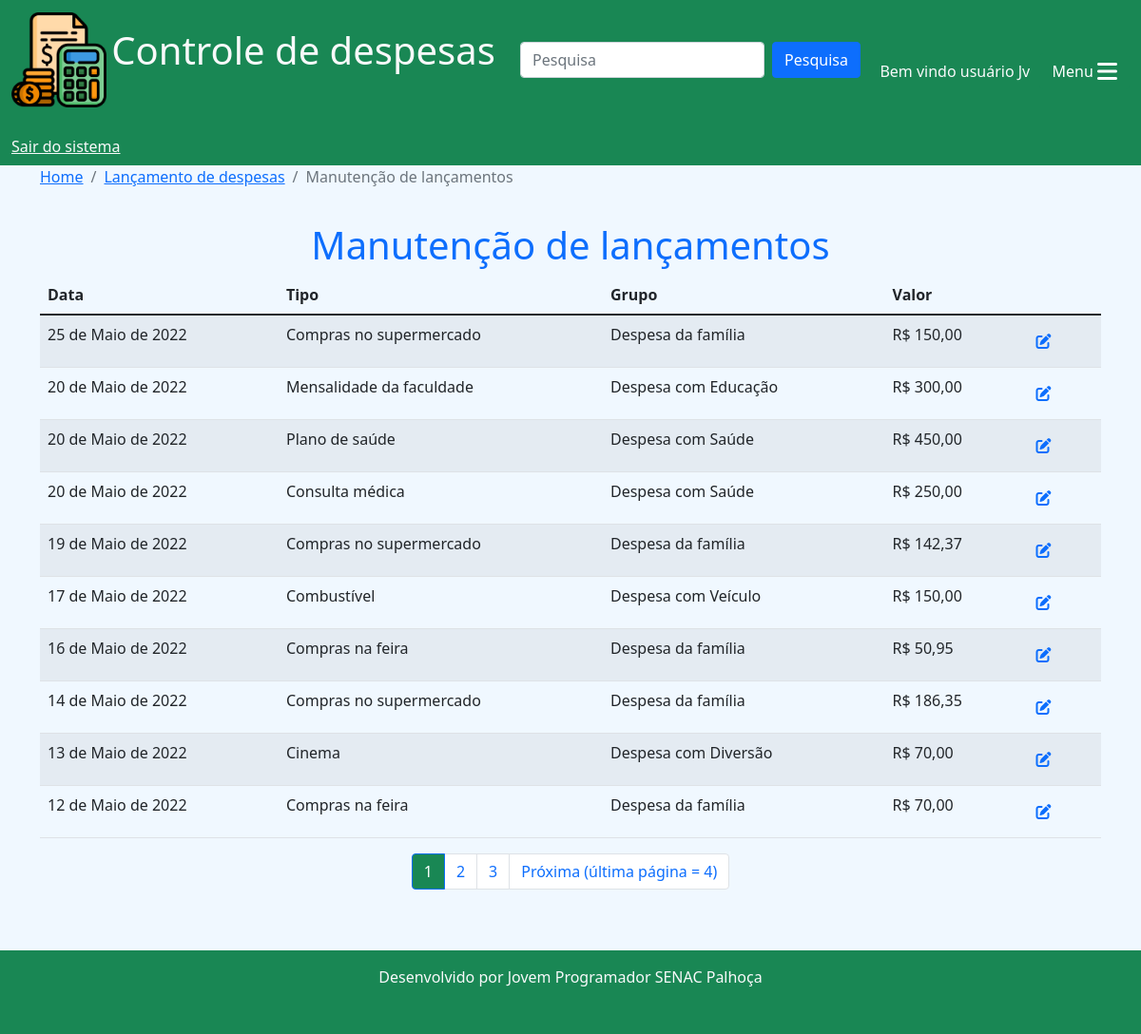
Before: /despesas/manut_despesas/ (signed in) with the older database file.
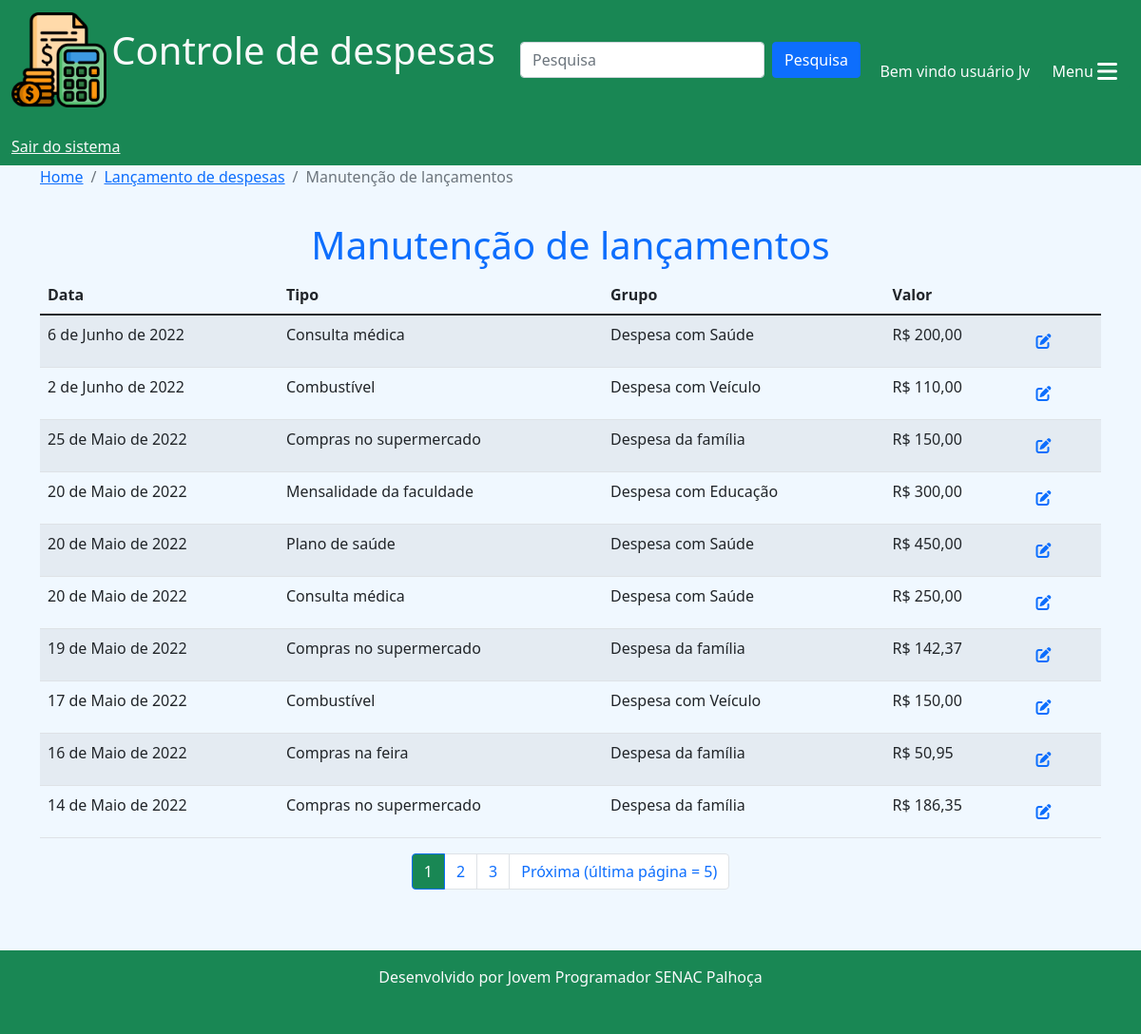
After: the same page with the newer database file.
### despesas/models.py (models this page shows, shortened)
class Despesa(models.Model):
    despesa = models.TextField(blank=True, null=True)
    data = models.DateField()
    usuario = models.ForeignKey(User, on_delete=models.CASCADE)
    tipo = models.ForeignKey(TipoDespesa, on_delete=models.DO_NOTHING)
    fpag = models.ForeignKey(FormaPagamento, on_delete=models.DO_NOTHING)
    valor = models.DecimalField(max_digits=10, decimal_places=2)
    class Meta:
        verbose_name = 'Despesa'
        verbose_name_plural = 'Despesas'

### cadastros/models.py (models this page shows)
class TipoDespesa(models.Model):
    tipo = models.CharField(max_length=80)
    padrao = models.BooleanField(default=False)
    usuario = models.ForeignKey(User, on_delete=models.CASCADE, blank=True, null=True)
    grupo = models.ForeignKey(GrupoDespesa, on_delete=models.CASCADE)
    ativo = models.BooleanField(default=True)
    class Meta:
        verbose_name = 'Tipo de despesa'
        verbose_name_plural = 'Tipos de despesa'
    def __str__(self):
        return self.tipo

class GrupoDespesa(models.Model):
    grupo = models.CharField(max_length=50)
    padrao = models.BooleanField(default=False)
    usuario = models.ForeignKey(User, on_delete=models.CASCADE, blank=True, null=True)
    ativo = models.BooleanField(default=True)
    class Meta:
        verbose_name = 'Grupo de despesa'
        verbose_name_plural = 'Grupos de despesa'
    def __str__(self):
        return self.grupo

### despesas/views.py (the view)
# urls.py: path('manut_despesas/', views.manut_despesas, name='manut_despesas'),
@login_required(login_url='login')
def manut_despesas(request):
    user = request.user
    despesas = Despesa.objects.all().filter(
        usuario=user
    ).order_by('-data')
    paginator = Paginator(despesas, 10)
    page = request.GET.get('p')
    despesas = paginator.get_page(page)
    return render(request, 'manut_despesa.html', {'despesas':despesas})

### despesas/templates/manut_despesa.html (shortened to what this page needs)
{% extends 'base.html'%}
{% block 'conteudo'%}
<nav aria-label="breadcrumb">
  <ol class="breadcrumb">
    <li class="breadcrumb-item"><a href="{% url 'home'%}">Home</a></li>
    <li class="breadcrumb-item"><a href="{% url 'despesa'%}">Lançamento de despesas</a></li>
    <li class="breadcrumb-item active" aria-current="page">Manutenção de lançamentos</li>
  </ol>
</nav>
<h1 style="padding-top: 20px;" class="text-center text-primary">Manutenção de lançamentos</h1>
<div class="row">
  <div class="col-12">
    <table class="table table-striped table-hover">
      <thead>
        <tr>
          <th scope="col">Data</th>
          <th scope="col">Tipo</th>
          <th scope="col">Grupo</th>
          <th scope="col">Valor</th>
        </tr>
      </thead>
      <tbody>
        {% for c in despesas%}
        <tr>
            <td>{{c.data}}</td>
            <td>{{c.tipo}}</td>
            <td>{{c.tipo.grupo}}</td>
            <td>R$ {{c.valor}}</td>
            <td><a href="{% url 'alterar_despesa' c.id%}" class="btn" title="Editar despesa"><i class="fa-solid fa-pen-to-square text-primary"></i></a></td>
        </tr>
        {%endfor%}
      </tbody>
    </table>
</div>
<nav aria-label="Page navigation example">
  <ul class="pagination justify-content-center">
    {%for pagina in despesas.paginator.page_range%}
    {%if despesas.number == pagina%}
      <li class="page-item active"><a class="page-link bg-success" href="?p={{pagina}}">{{pagina}}</a></li>
    {% elif despesas.number > pagina|add:'-3'  and despesas.number < pagina|add:'3'%}
      <li class="page-item"><a class="page-link" href="?p={{pagina}}">{{pagina}}</a></li>
    {%endif%}
    {%endfor%}
    {%if despesas.has_next%}
    <li class="page-item">
      <a class="page-link" href="?p={{despesas.next_page_number}}">Próxima (última página = {{despesas.paginator.num_pages}})</a>
    </li>
    {%endif%}
  </ul>
</nav>
</div>
{% endblock %}

Changed rows visible on the page:
no longer on this page (row unchanged): Despesa: data "13 de Maio de 2022", tipo "Cinema", tipo.grupo "Despesa com Diversão", valor "70,00"
no longer on this page (row unchanged): Despesa: data "12 de Maio de 2022", tipo "Compras na feira", tipo.grupo "Despesa da família", valor "70,00"
added Despesa: data "6 de Junho de 2022", tipo "Consulta médica", tipo.grupo "Despesa com Saúde", valor "200,00"
added Despesa: data "2 de Junho de 2022", tipo "Combustível", tipo.grupo "Despesa com Veículo", valor "110,00"
Other visible differences:
{{ despesas.paginator.num_pages }}: "4" → "5"
